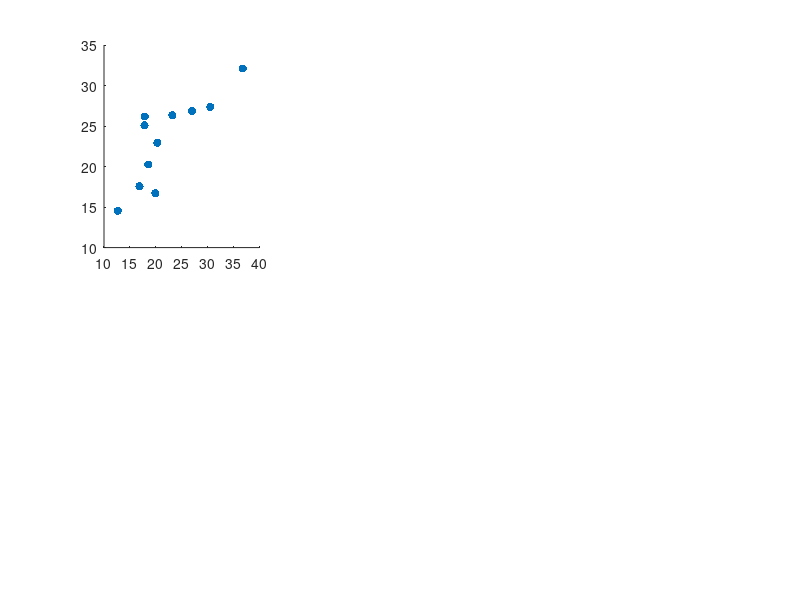

Source code (MATLAB): (Note: this script raises an error after producing the figure.)
clear
% close all

a = [48.45	0.25	33.12	0.32	1.46	20.95	0.32	18.55	0.33	46.23	0.26	31.42	0.32	1.47	20.8	0.34	19.58	0.35	50.49	0.23	34.08	0.31	1.48	21.75	0.32	19.96	0.34	43.72	0.26	28.83	0.31	1.52	19.17	0.28	17.56	0.29	45.25	0.24	29.85	0.27	1.52	21.14	0.24	20.05	0.25
    48.62	0.27	33.59	0.32	1.45	22.13	0.32	20.25	0.35	45.13	0.26	30.5	0.33	1.48	20.94	0.32	19.54	0.33	48.34	0.24	33.02	0.32	1.46	21.68	0.32	19.91	0.36	44.91	0.27	30.03	0.31	1.5	19.97	0.28	18.43	0.28	41.84	0.26	27.79	0.29	1.51	19.83	0.24	18.6	0.24
    68.63	0.25	42.61	0.31	1.61	30.97	0.22	30.53	0.22	64.14	0.31	38.61	0.35	1.66	28.41	0.25	28.28	0.25	62.44	0.32	37.3	0.4	1.67	26.5	0.27	26.08	0.26	60.94	0.23	36.63	0.29	1.66	27.94	0.21	27.8	0.22	58.46	0.23	33.6	0.29	1.74	25.97	0.23	25.95	0.24
    62.62	0.29	38.83	0.33	1.61	27.79	0.24	27.36	0.24	62.44	0.26	38.2	0.3	1.63	27.81	0.24	27.17	0.25	65.83	0.24	39.93	0.3	1.65	29.66	0.24	29.17	0.25	55.73	0.23	33.62	0.27	1.66	25.29	0.2	25.13	0.2	56.49	0.23	32.29	0.28	1.75	24.23	0.21	23.85	0.22
    53.98	0.36	35.38	0.4	1.53	21.73	0.31	19.92	0.3	50.6	0.33	33.33	0.36	1.52	21.1	0.28	19.48	0.28	53.51	0.32	35.38	0.37	1.51	22.72	0.31	20.92	0.32	47.19	0.34	30.38	0.36	1.55	19.43	0.27	18.12	0.27	46.23	0.33	29.21	0.34	1.58	19.67	0.26	18.72	0.25
    49.49	0.37	30.49	0.42	1.62	18.48	0.33	16.7	0.32	42.82	0.33	28.49	0.37	1.5	17.93	0.32	16.78	0.33	48.58	0.3	31.26	0.37	1.55	19.57	0.3	18.17	0.29	41.52	0.3	26.42	0.35	1.57	16.84	0.29	15.49	0.3	40.06	0.28	24.92	0.34	1.61	16.99	0.28	16	0.27
    71.67	0.32	43.23	0.36	1.66	27.26	0.25	27.02	0.24	65.05	0.32	40.15	0.34	1.62	26.6	0.23	26.35	0.22	69.6	0.31	42.3	0.35	1.65	27.82	0.25	27.83	0.23	59.86	0.32	36.39	0.33	1.64	24.43	0.23	23.96	0.23	60.85	0.33	36.54	0.31	1.67	25.56	0.22	24.86	0.21
    67.48	0.32	43.02	0.33	1.57	27.48	0.26	26.85	0.25	61.63	0.32	39.66	0.32	1.55	26.91	0.24	26.46	0.24	63	0.32	39.71	0.33	1.59	26.49	0.24	26.24	0.24	58.03	0.31	37.71	0.32	1.54	25.72	0.23	25.57	0.21	57.59	0.31	37.42	0.29	1.54	27.11	0.21	26.7	0.21
    48.5	0.29	30.16	0.34	1.61	18.38	0.3	16.85	0.3	47.96	0.27	30.42	0.33	1.58	19.45	0.28	18.19	0.26	48.28	0.3	30.21	0.34	1.6	18.85	0.28	17.5	0.27	44.28	0.29	27.29	0.33	1.62	17.33	0.27	15.97	0.27	41.39	0.31	24.74	0.32	1.67	16.39	0.28	15.07	0.28
    55.5	0.28	33.43	0.36	1.66	19.68	0.32	17.57	0.32	62.06	0.29	38.51	0.34	1.61	24.62	0.24	23.18	0.21	58.28	0.27	35.69	0.34	1.63	21.02	0.28	19.21	0.27	51.39	0.28	30.43	0.34	1.69	18.39	0.29	16.69	0.29	51.55	0.29	29.53	0.33	1.75	19.33	0.25	18.14	0.25
    59.33	0.26	36.16	0.33	1.64	24.34	0.3	23.2	0.31	58.58	0.28	32.44	0.36	1.81	21.75	0.37	20.39	0.41	58.03	0.29	31.93	0.39	1.82	21.33	0.37	20.27	0.37	52.52	0.29	29.51	0.32	1.78	20.98	0.26	20.48	0.25	54.08	0.32	28.04	0.38	1.93	19.54	0.35	19.9	0.33
    70.02	0.28	41.49	0.31	1.69	28.01	0.23	26.33	0.23	65.99	0.27	37.68	0.31	1.75	26.28	0.25	24.61	0.25	70.63	0.27	39.48	0.36	1.79	26.5	0.36	24.55	0.41	61.26	0.28	34.45	0.31	1.78	24.4	0.23	23.57	0.21	64.41	0.28	35.28	0.3	1.83	26.65	0.22	26.19	0.21
    66.87	0.27	38.2	0.33	1.75	22.44	0.3	20.32	0.31	71.47	0.28	41.05	0.32	1.74	26.41	0.28	24.18	0.31	72.19	0.27	41.23	0.32	1.75	26.51	0.28	24.52	0.29	64.52	0.29	36.28	0.32	1.78	23.15	0.29	21.07	0.31	63.46	0.3	35.84	0.3	1.77	24.87	0.23	23.3	0.24
    63.83	0.3	39.35	0.3	1.62	25.04	0.26	22.94	0.27	71.8	0.31	43.24	0.3	1.66	29.09	0.24	26.88	0.24	68.8	0.3	41.43	0.3	1.66	27.17	0.25	24.96	0.27	60.29	0.31	36.23	0.3	1.66	24.01	0.25	22	0.26	61.47	0.32	35.14	0.3	1.75	24.85	0.23	23.4	0.25
    53.74	0.36	31.1	0.38	1.73	19.05	0.35	17.87	0.36	52.24	0.37	30.21	0.36	1.73	20.64	0.27	19.6	0.28	54.5	0.37	33.01	0.37	1.65	25.19	0.5	24.88	0.52	50.31	0.36	28.82	0.34	1.75	19.81	0.23	18.85	0.23	49.66	0.36	27.31	0.34	1.82	19.46	0.27	18.92	0.27
    66.1	0.41	39.43	0.35	1.68	27.47	0.27	26.18	0.27	66.07	0.4	39.69	0.32	1.66	28.9	0.21	27.94	0.21	68.29	0.37	41.04	0.32	1.66	28.81	0.22	27.44	0.22	55.48	0.41	32.64	0.35	1.7	23.17	0.26	21.88	0.25	61.09	0.4	35.29	0.31	1.73	26.87	0.21	25.87	0.21
    39.44	0.42	23.59	0.43	1.67	13.52	0.39	12.66	0.36	37.42	0.38	21.72	0.41	1.72	12.54	0.35	11.56	0.33	44.74	0.34	27.25	0.36	1.64	17.27	0.31	16.01	0.31	34.36	0.41	20.49	0.4	1.68	12.59	0.34	11.64	0.34	34.4	0.41	19.93	0.39	1.73	12.86	0.33	11.92	0.36
    45.63	0.38	27.1	0.38	1.68	16.03	0.32	14.54	0.32	41.27	0.38	24.74	0.36	1.67	15.89	0.28	14.84	0.29	43.96	0.35	26.59	0.35	1.65	16.07	0.31	14.66	0.32	39.38	0.39	23.48	0.36	1.68	14.88	0.29	13.78	0.29	38.51	0.41	21.66	0.35	1.78	14.62	0.3	13.52	0.31
    84.5	0.23	51.87	0.31	1.63	36.91	0.24	36.8	0.25	78.37	0.24	48.02	0.31	1.63	35.47	0.27	36.13	0.29	84.52	0.24	52.61	0.32	1.61	38.83	0.27	39.91	0.29	73.39	0.23	44.36	0.29	1.65	32.73	0.23	32.92	0.24	73.22	0.23	42.07	0.27	1.74	31.68	0.2	31.8	0.22
    81.61	0.22	48.18	0.3	1.69	33.18	0.24	32.1	0.24	76.89	0.22	45.31	0.29	1.7	33.04	0.22	33.14	0.23	81.57	0.23	50.64	0.29	1.61	37.43	0.26	37.62	0.29	73.59	0.23	42.94	0.28	1.71	31.33	0.22	31.26	0.23	74.6	0.22	42.94	0.27	1.74	32.86	0.21	32.65	0.23
    35.43	0.78	37.88	0.68	0.94	40.03	0.63	42.85	0.59	39.11	0.47	36.73	0.45	1.06	35.85	0.43	36.05	0.43	35.38	0.72	37.73	0.61	0.94	39.37	0.58	41.26	0.56	39.82	0.44	36.32	0.42	1.1	34.91	0.42	35.69	0.41	37.13	0.49	36.13	0.47	1.03	35.34	0.45	35.84	0.44
    47.6	0.42	29.93	0.4	1.59	19.35	0.3	17.73	0.29	42.34	0.43	26.8	0.39	1.58	17.78	0.29	16.25	0.29	46.63	0.39	29.36	0.39	1.59	18.94	0.34	17.47	0.34	40.19	0.43	24.85	0.39	1.62	16.38	0.33	15.12	0.33	38.23	0.5	23.24	0.44	1.64	16.73	0.32	15.77	0.33
    47.08	0.31	28.65	0.34	1.64	18.76	0.29	17.81	0.29	45.79	0.32	26.62	0.34	1.72	17.93	0.28	17.36	0.29	48.29	0.3	28.44	0.35	1.7	19.11	0.28	18.42	0.27	44.28	0.29	26.2	0.32	1.69	18.55	0.26	17.93	0.26	44.03	0.28	25.69	0.31	1.71	18.65	0.24	18.07	0.24
    66.69	0.25	39.08	0.31	1.71	26.14	0.24	25.08	0.24	66.38	0.27	37.7	0.34	1.76	25.53	0.27	24.65	0.28	65.46	0.27	36.86	0.35	1.78	25.2	0.3	24.17	0.32	59.87	0.27	33.61	0.32	1.78	23.41	0.23	22.55	0.24	58.81	0.27	32.33	0.3	1.82	23.84	0.23	23.15	0.22];

a(21:22,:) = [];


indx = 8;
% subplot(231);
% scatter(a(1:2:end,indx),a(2:2:end,indx),'filled')
%
%
% subplot(232);
% scatter(a(1:2:end,indx+9),a(2:2:end,indx+9),'filled')
%
% subplot(233);
%
% subplot(234);
%
% subplot(235);

ttl = {'SL','LL-bs2-mis','LL-bs2-sis','LL-bs31-mis','LL-bs31-mis-vfa'};

for s = 0:4
    subplot(2,3,s+1);
    tmp1 = a(1:2:end,indx+s*9);
    tmp2 = a(2:2:end,indx+s*9);
    tmp = [tmp1,tmp2];
    scatter(tmp1,tmp2,'filled')
    [r,p] = corr(tmp1,tmp2,'type','Spearman');
    CV = sqrt(mean((std([tmp1,tmp2],[],2)./mean([tmp1,tmp2],2)).^2))*100;
    title(sprintf('%s, Corr = %0.2f(%0.3f), CV = %0.1f %%',ttl{s+1},r,p,CV));
    set(gca,'fontsize',15);
    xlim([min(tmp(:))-3,max(tmp(:))+3]);
    ylim([min(tmp(:))-3,max(tmp(:))+3]);
    xlabel('Baseline');
    ylabel('Followup');
end

shg

close all

figure;
ind = [2,4,7,9];

ROIs = {'GM','WM','PV15','PV125'};
for s = 1:4
    subplot(2,2,s);
    hold on
    for t = 0:4
        scatter((t+1)*ones(22,1),a(:,ind(s)+t*9),'.');
    end
    xlim([0,6]);
    set(gca,'xtick',1:5,'xticklabel',ttl)
    xtickangle(45)
    title(sprintf('%s',ROIs{s}));
    set(gca,'fontsize',15);
end


figure;
hold on
for t = 0:4
    scatter((t+1)*ones(22,1),a(:,5+t*9),'filled');
    
end
xlim([0,6]);
title('GM/WM contrast');
set(gca,'xtick',1:5,'xticklabel',ttl);
set(gca,'fontsize',12)


